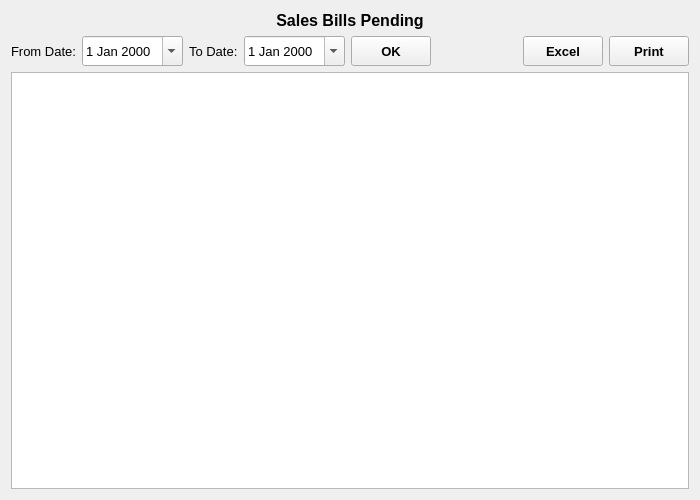
<?xml version="1.0" encoding="UTF-8"?>
<ui version="4.0">
 <class>SalesBillsPending</class>
 <widget class="QWidget" name="SalesBillsPending">
  <property name="geometry">
   <rect>
    <x>0</x>
    <y>0</y>
    <width>700</width>
    <height>500</height>
   </rect>
  </property>
  <property name="font">
   <font>
    <family>Microsoft YaHei UI</family>
    <pointsize>10</pointsize>
   </font>
  </property>
  <property name="windowTitle">
   <string>Form</string>
  </property>
  <layout class="QVBoxLayout" name="verticalLayout">
   <item>
    <widget class="QLabel" name="label">
     <property name="font">
      <font>
       <pointsize>12</pointsize>
       <weight>75</weight>
       <bold>true</bold>
      </font>
     </property>
     <property name="text">
      <string>Sales Bills Pending</string>
     </property>
     <property name="alignment">
      <set>Qt::AlignCenter</set>
     </property>
    </widget>
   </item>
   <item>
    <layout class="QHBoxLayout" name="horizontalLayout" stretch="0,0,0,0,0,0,0,0">
     <item>
      <widget class="QLabel" name="fromDateLabel">
       <property name="text">
        <string>From Date:</string>
       </property>
      </widget>
     </item>
     <item>
      <widget class="QDateEdit" name="fromDateDateEdit">
       <property name="minimumSize">
        <size>
         <width>0</width>
         <height>30</height>
        </size>
       </property>
       <property name="calendarPopup">
        <bool>true</bool>
       </property>
      </widget>
     </item>
     <item>
      <widget class="QLabel" name="toDateLabel">
       <property name="text">
        <string>To Date:</string>
       </property>
      </widget>
     </item>
     <item>
      <widget class="QDateEdit" name="toDateDateEdit">
       <property name="minimumSize">
        <size>
         <width>0</width>
         <height>30</height>
        </size>
       </property>
       <property name="calendarPopup">
        <bool>true</bool>
       </property>
      </widget>
     </item>
     <item>
      <widget class="QToolButton" name="OKButton">
       <property name="minimumSize">
        <size>
         <width>80</width>
         <height>30</height>
        </size>
       </property>
       <property name="font">
        <font>
         <weight>75</weight>
         <bold>true</bold>
        </font>
       </property>
       <property name="text">
        <string>OK</string>
       </property>
      </widget>
     </item>
     <item>
      <spacer name="horizontalSpacer">
       <property name="orientation">
        <enum>Qt::Horizontal</enum>
       </property>
       <property name="sizeHint" stdset="0">
        <size>
         <width>40</width>
         <height>20</height>
        </size>
       </property>
      </spacer>
     </item>
     <item>
      <widget class="QToolButton" name="excelButton">
       <property name="minimumSize">
        <size>
         <width>80</width>
         <height>30</height>
        </size>
       </property>
       <property name="font">
        <font>
         <weight>75</weight>
         <bold>true</bold>
        </font>
       </property>
       <property name="text">
        <string>Excel</string>
       </property>
      </widget>
     </item>
     <item>
      <widget class="QToolButton" name="printButton">
       <property name="minimumSize">
        <size>
         <width>80</width>
         <height>30</height>
        </size>
       </property>
       <property name="font">
        <font>
         <weight>75</weight>
         <bold>true</bold>
        </font>
       </property>
       <property name="text">
        <string>Print</string>
       </property>
      </widget>
     </item>
    </layout>
   </item>
   <item>
    <widget class="QTableView" name="tableView">
     <property name="font">
      <font>
       <pointsize>12</pointsize>
      </font>
     </property>
     <property name="alternatingRowColors">
      <bool>true</bool>
     </property>
    </widget>
   </item>
  </layout>
 </widget>
 <resources/>
 <connections/>
</ui>
